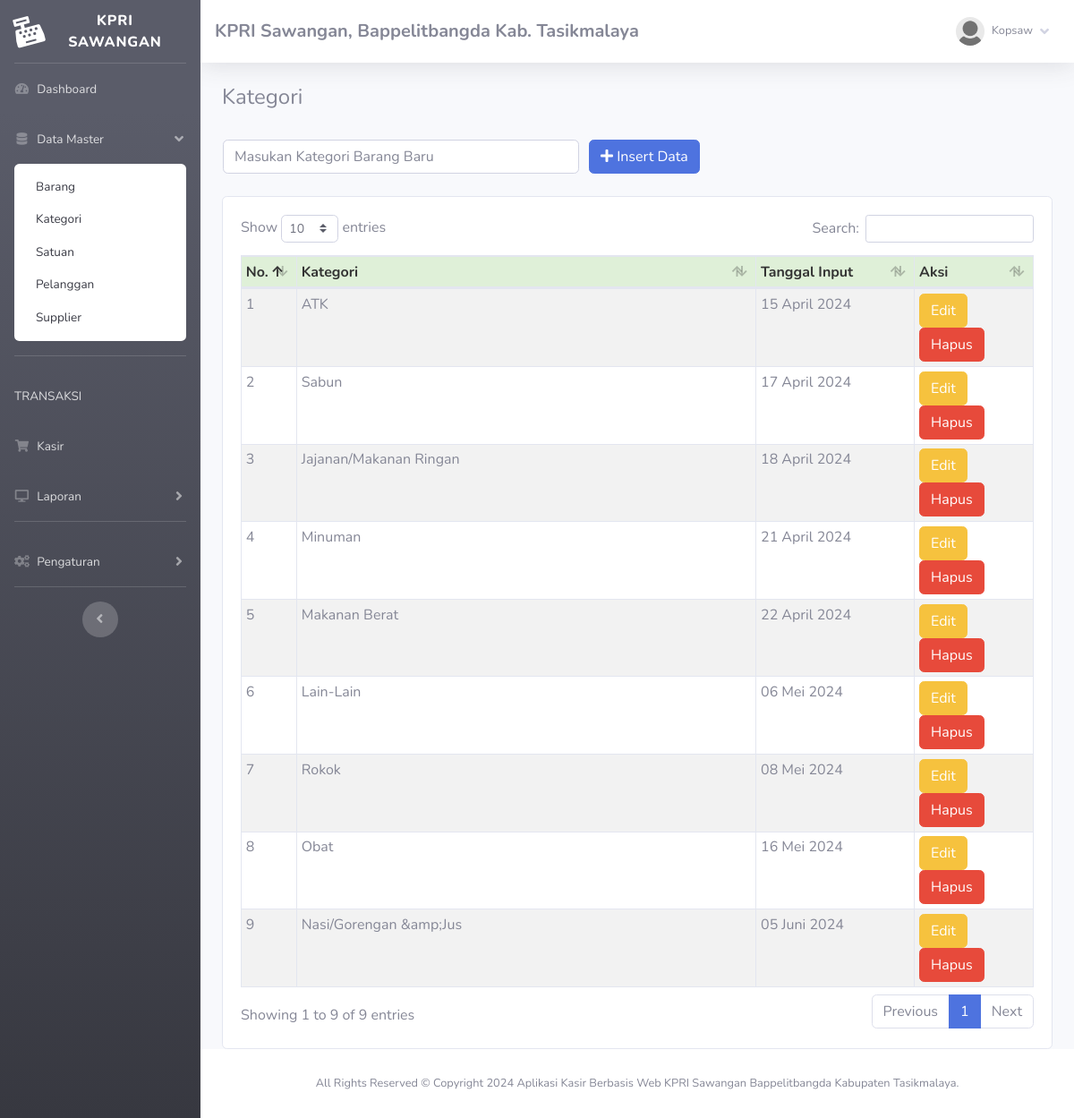
Screenshot of /index.php?page=kategori (signed in) with the database file from the repository.
### tables this page shows
CREATE TABLE `toko` (
  `id_toko` int(11) NOT NULL AUTO_INCREMENT,
  `nama_toko` varchar(255) NOT NULL,
  `alamat_toko` text NOT NULL,
  `tlp` varchar(255) NOT NULL,
  `nama_pemilik` varchar(255) NOT NULL,
  PRIMARY KEY (`id_toko`)
);

CREATE TABLE `member` (
  `id_member` int(11) NOT NULL AUTO_INCREMENT,
  `nm_member` varchar(255) NOT NULL,
  `alamat_member` text NOT NULL,
  `telepon` varchar(255) NOT NULL,
  `email` varchar(255) NOT NULL,
  `gambar` text NOT NULL,
  `NIK` text NOT NULL,
  PRIMARY KEY (`id_member`)
);

CREATE TABLE `kategori` (
  `id_kategori` int(11) NOT NULL AUTO_INCREMENT,
  `nama_kategori` varchar(255) NOT NULL,
  `statusdata` enum('AKTIF','TIDAK') DEFAULT NULL,
  `waktudata` datetime NOT NULL DEFAULT current_timestamp(),
  PRIMARY KEY (`id_kategori`)
);

### fungsi/view/view.php (called while the page is built, shortened)
<?php
class view
{
    protected $db;
    public function __construct($db)
    {
        $this->db = $db;
    }
    public function member_edit($id)
    {
        $sql = "select member.*, login.*
                from member inner join login on member.id_member = login.id_member
                where member.id_member= ?";
        $row = $this-> db -> prepare($sql);
        $row -> execute(array($id));
        $hasil = $row -> fetch();
        return $hasil;
    }
    public function toko()
    {
        $sql = "select*from toko where id_toko='1'";
        $row = $this-> db -> prepare($sql);
        $row -> execute();
        $hasil = $row -> fetch();
        return $hasil;
    }
    public function kategori()
    {
        $sql = "select*from kategori";
        $row = $this-> db -> prepare($sql);
        $row -> execute();
        $hasil = $row -> fetchAll();
        return $hasil;
    }
}

### fungsi/Waktu.php (called while the page is built, shortened)
<?php
class Waktu
{
	var $month;
	public function setMonth($bulan) {
		if($bulan == '4') {
			$this->month = 'April';
		}
		if($bulan == '5') {
			$this->month = 'Mei';
		}
		if($bulan == '6') {
			$this->month = 'Juni';
		}
	}
	public function getMonth() {
		return $this->month;
	}
	public function tgl_indo($tanggal)
	{
		$tgl = explode('-', $tanggal);
		return $tgl[2].' '.$this->getMonth().' '.$tgl[0];
	}
}

### admin/module/kategori/index.php (the view, shortened to what this page needs)
<h4>Kategori</h4>
<br />
<?php
	if(!empty($_GET['uid'])){
	$sql = "SELECT * FROM kategori WHERE id_kategori = ?";
	$row = $config->prepare($sql);
	$row->execute(array($_GET['uid']));
	$edit = $row->fetch();
?>
<form method="POST" action="fungsi/edit/edit.php?kategori=edit">
    <table>
        <tr>
            <td style="width:25pc;"><input type="text" class="form-control" value="<?= $edit['nama_kategori'];?>"
                    required name="kategori" placeholder="Masukan Kategori Barang Baru">
                <input type="hidden" name="id" value="<?= $edit['id_kategori'];?>">
            </td>
            <td style="padding-left:10px;"><button id="tombol-simpan" class="btn btn-primary"><i class="fa fa-edit"></i>
                    Edit Data</button></td>
        </tr>
    </table>
</form>
<?php }else{?>
<form method="POST" action="fungsi/tambah/tambah.php?kategori=tambah">
    <table>
        <tr>
            <td style="width:25pc;"><input type="text" class="form-control" required name="kategori"
                    placeholder="Masukan Kategori Barang Baru"></td>
            <td style="padding-left:10px;"><button id="tombol-simpan" class="btn btn-primary"><i class="fa fa-plus"></i>
                    Insert Data</button></td>
        </tr>
    </table>
</form>
<?php }?>
<br />
<div class="card card-body">
    <div class="table-responsive">
        <table class="table table-bordered table-striped table-sm" id="example1">
            <thead>
                <tr style="background:#DFF0D8;color:#333;">
                    <th width="7%">No.</th>
                    <th>Kategori</th>
                    <th width="20%">Tanggal Input</th>
                    <th width="15%">Aksi</th>
                </tr>
            </thead>
            <tbody>
                <?php
				$hasil = $lihat -> kategori();
				$no=1;
				foreach($hasil as $isi){
                    $exp = explode(' ', $isi['waktudata']);
			?>
                <tr>
                    <td><?php echo $no;?></td>
                    <td><?php echo $isi['nama_kategori'];?></td>
                    <td><?php echo $frmwaktu->tgl_indo($exp[0]); ?></td>
                    <td>
                        <a href="index.php?page=kategori&uid=<?php echo $isi['id_kategori'];?>"><button
                                class="btn btn-warning">Edit</button></a>
                        <a href="fungsi/hapus/hapus.php?kategori=hapus&id=<?php echo $isi['id_kategori'];?>"
                            onclick="javascript:return confirm('Hapus Data Kategori ?');"><button
                                class="btn btn-danger">Hapus</button></a>
                    </td>
                </tr>
                <?php $no++; }?>
            </tbody>
        </table>
    </div>
</div>

### admin/template/sidebar.php (shortened to what this page needs)
<?php
    $id = $_SESSION['admin']['id_member'];
    $hasil_profil = $lihat -> member_edit($id);
?>
<ul class="navbar-nav bg-gradient-dark sidebar sidebar-dark accordion" id="accordionSidebar">
    <a class="sidebar-brand d-flex align-items-center justify-content-center" href="index.php">
        <div class="sidebar-brand-icon rotate-n-15">
            <i class="fas fa-cash-register"></i>
        </div>
        <div class="sidebar-brand-text mx-3">KPRI Sawangan<sup></sup></div>
    </a>
    <hr class="sidebar-divider my-0">
    <li class="nav-item">
        <a class="nav-link" href="index.php">
            <i class="fas fa-fw fa-tachometer-alt"></i>
            <span>Dashboard</span></a>
    </li>
    <li class="nav-item">
        <a class="nav-link collapsed" href="#" data-toggle="collapse" data-target="#collapseTwo" aria-expanded="true"
            aria-controls="collapseTwo">
            <i class="fas fa-fw fa-database"></i>
            <span>Data Master</span>
        </a>
        <div id="collapseTwo" class="collapse" aria-labelledby="headingTwo" data-parent="#accordionSidebar">
            <div class="bg-white py-2 collapse-inner rounded">
                <a class="collapse-item" href="index.php?page=barang">Barang</a>
                <a class="collapse-item" href="index.php?page=kategori">Kategori</a>
                <a class="collapse-item" href="index.php?page=satuan">Satuan</a>
                <a class="collapse-item" href="index.php?page=pelanggan">Pelanggan</a>
                <a class="collapse-item" href="index.php?page=supplier">Supplier</a>
            </div>
        </div>
    </li>
    <hr class="sidebar-divider">
    <li class="nav-item">
        <a class="nav-link" href="#">
            <span>TRANSAKSI</span></a>
    </li>
    <li class="nav-item">
        <a class="nav-link" href="index.php?page=jual">
            <i class="fas fa-fw fa-shopping-cart"></i>
            <span>Kasir</span></a>
    </li>
    <li class="nav-item">
        <a class="nav-link collapsed" href="#" data-toggle="collapse" data-target="#collapse3" aria-expanded="true"
            aria-controls="collapse3">
            <i class="fas fa-fw fa-desktop"></i>
            <span>Laporan</span>
        </a>
    </li>
    <hr class="sidebar-divider">
    <li class="nav-item">
        <a class="nav-link collapsed" href="#" data-toggle="collapse" data-target="#pengaturan" aria-expanded="true"
            aria-controls="pengaturan">
            <i class="fas fa-fw fa-cogs"></i>
            <span>Pengaturan</span>
        </a>
    </li>
    <hr class="sidebar-divider d-none d-md-block">
    <div class="text-center d-none d-md-inline">
        <button class="rounded-circle border-0" id="sidebarToggle"></button>
    </div>
</ul>
<div id="content-wrapper" class="d-flex flex-column">
    <div id="content">
        <nav class="navbar navbar-expand navbar-light bg-white topbar mb-4 static-top shadow">
            <h5 class="d-lg-block d-none mt-2"><b><?php echo $toko['nama_toko'];?>, <?php echo $toko['alamat_toko'];?></b></h5>
            <ul class="navbar-nav ml-auto">
                <li class="nav-item dropdown no-arrow">
                    <a class="nav-link dropdown-toggle" href="#" id="userDropdown" role="button" data-toggle="dropdown"
                        aria-haspopup="true" aria-expanded="false">
                        <img class="img-profile rounded-circle"
                            src="assets/img/user/<?php echo $hasil_profil['gambar'];?>">
                        <span
                            class="mr-2 d-none d-lg-inline text-gray-600 small ml-2"><?php echo $hasil_profil['nm_member'];?></span>
                        <i class="fas fa-angle-down"></i>
                    </a>
                </li>
            </ul>
        </nav>
        <div class="container-fluid">

### rows the page displays
toko: nama_toko "KPRI Sawangan", alamat_toko "Bappelitbangda Kab. Tasikmalaya"
kategori: nama_kategori "ATK", waktudata "15 April 2024"
kategori: nama_kategori "Sabun", waktudata "17 April 2024"
kategori: nama_kategori "Jajanan/Makanan Ringan", waktudata "18 April 2024"
kategori: nama_kategori "Minuman", waktudata "21 April 2024"
kategori: nama_kategori "Makanan Berat", waktudata "22 April 2024"
kategori: nama_kategori "Lain-Lain", waktudata "06 Mei 2024"
kategori: nama_kategori "Rokok", waktudata "08 Mei 2024"
kategori: nama_kategori "Obat", waktudata "16 Mei 2024"
kategori: nama_kategori "Nasi/Gorengan &amp;Jus", waktudata "05 Juni 2024"

### other values shown
$hasil_profil['nm_member'] "Kopsaw"
